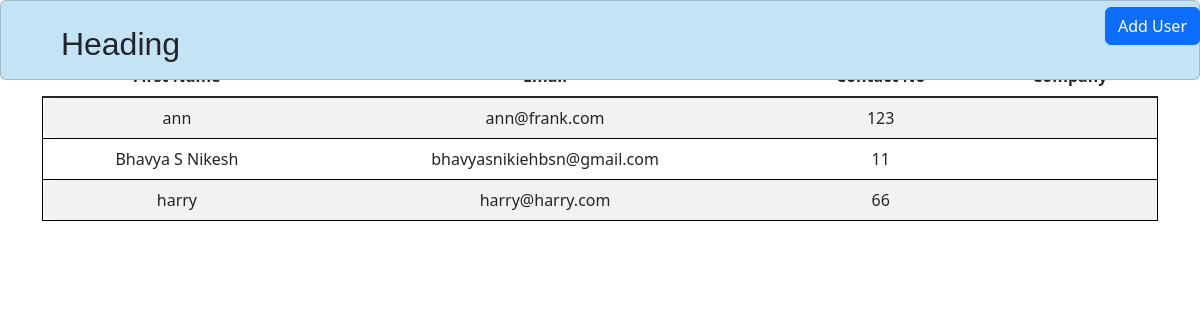
Before: /show/table with the older database file.
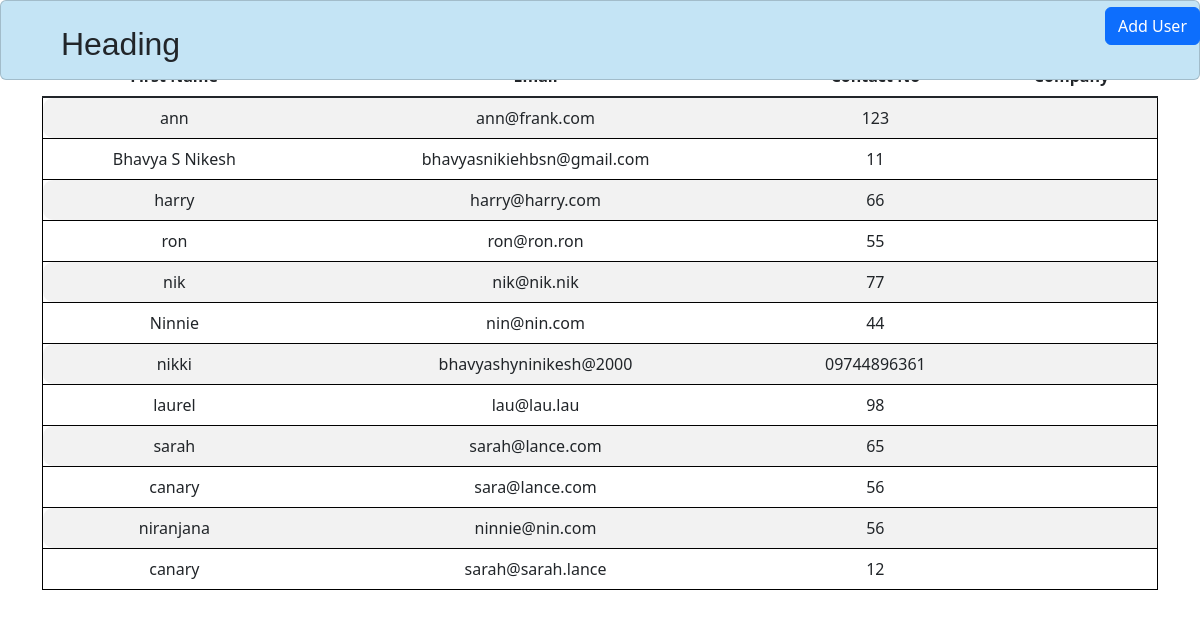
After: the same page with the newer database file.
### app.py (models this page shows)
class User(db.Model, UserMixin):
    user_id = db.Column(db.Integer, primary_key=True, autoincrement=True)
    email = db.Column(db.String(100),unique=True)
    password_hash = db.Column(db.String(500))
    first_name = db.Column(db.String(100),nullable=False)
    middle_name = db.Column(db.String(100),nullable=False)
    last_name = db.Column(db.String(100))
    contact_no =  db.Column(db.String(100),nullable=False)
    alt_contact_no = db.Column(db.String(100), nullable=True, default=None)
    company_id = mapped_column(Integer, ForeignKey("company.comp_id"))
    company = relationship("Company",backref=backref('users', lazy=True))
    is_deleted = db.Column(db.Boolean, default=False)
    created_by = db.Column(db.String(100), nullable=False)
    created_dt = db.Column(db.DateTime(timezone=True), server_default=func.now())
    updated_by = db.Column(db.String(100), nullable=False)
    updated_dt = db.Column(db.DateTime(timezone=True), server_default=func.now())

### app.py (the view)
@app.route("/show/table")
def show_post():
    print("jjjjjjj")
    post = User.query.all()
    return render_template('partials/show.html', post=post)

### templates/partials/show.html (shortened to what this page needs)
{% extends 'base.html' %}
{% block content %}
<head>
    <link href="https://cdnjs.cloudflare.com/ajax/libs/twitter-bootstrap/5.3.0/css/bootstrap.min.css" rel="stylesheet">
    <link href="https://cdn.datatables.net/2.1.3/css/dataTables.bootstrap5.css" rel="stylesheet">
</head>
<body>
    <h1>User List</h1>
</div>
    <div class="container text-center">
    <table id="example" class="table table-striped" style="width:100%">
        <thead>
            <tr>
                <th>First Name</th>
                <th>Email</th>
                <th>Contact No</th>
                <th>Company</th>
            </tr>
        </thead>
        <tbody class="table-group-divider">
            {% for user in post %}
            <tr class="border border-black">
                <td>{{ user.first_name }}</td>
                <td>{{ user.email }}</td>
                <td>{{ user.contact_no }}</td>
                <td>{{ user.company.name}}</td>
            </tr>
            {% endfor %}
        </tbody>
    </table>
    <div id="dynamic-form" class="position-absolute top-0 end-0">
        <button id="btn" class="btn btn-primary" hx-get="{{ url_for('add_user') }}" hx-target="#dynamicform" hx-swap="outerHTML">Add User</button>
    </div>
{% endblock %}

Changed rows visible on the page:
added User: first_name "ron", email "ron@ron.ron", contact_no "55"
added User: first_name "nik", email "nik@nik.nik", contact_no "77"
added User: first_name "Ninnie", email "nin@nin.com", contact_no "44"
added User: first_name "nikki", email "bhavyashyninikesh@2000", contact_no "09744896361"
added User: first_name "laurel", email "lau@lau.lau", contact_no "98"
added User: first_name "sarah", email "sarah@lance.com", contact_no "65"
added User: first_name "canary", email "sara@lance.com", contact_no "56"
added User: first_name "niranjana", email "ninnie@nin.com", contact_no "56"
added User: first_name "canary", email "sarah@sarah.lance", contact_no "12"
